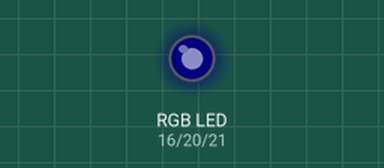
The program below on a simulated Raspberry Pi (BCM pin numbers). Parts: an RGB LED mixed from three pins (HIGH = lit). Dim RGB values are drawn brighter than linear.

Above: at 0.05 s.
At 1.9 s:
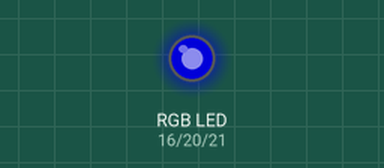
At 3.8 s:
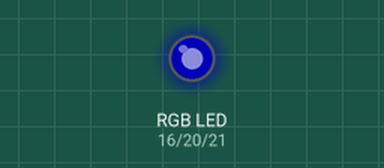
Timing chart, 0 to 6.0 s (numbered marks = the images above):
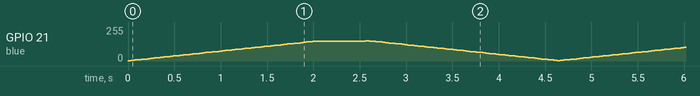

The program:

09_rgb_fade.py
```python
# 09_rgb_cheer_fader.py
# uses the GPIO pins to fade an RGB LED

import RPi.GPIO as GPIO
import time

# set LED pins
red = 16
green = 20
blue = 21

# Configure the Pi to use the BCM (Broadcom) pin names, rather than the pin positions
GPIO.setmode(GPIO.BCM)
GPIO.setwarnings(False)
GPIO.setup(red, GPIO.OUT)
GPIO.setup(green, GPIO.OUT)
GPIO.setup(blue, GPIO.OUT)

pwmLED = GPIO.PWM(blue, 100)
pwmLED.start(100)

# Start Pulse Width Modulation (PWM) on the red, green and blue channels to
# control the brightness of the LEDs.
# Follow this link for more info on PWM: http://en.wikipedia.org/wiki/Pulse-width_modulation
try:
    while True:
        for fade in range(1,60):
            pwmLED.ChangeDutyCycle(fade)
            time.sleep(0.035)
        time.sleep(0.5)
        for fade in range(60,1,-1):
            pwmLED.ChangeDutyCycle(fade)
            time.sleep(0.035)

except KeyboardInterrupt:
    GPIO.cleanup()
```
